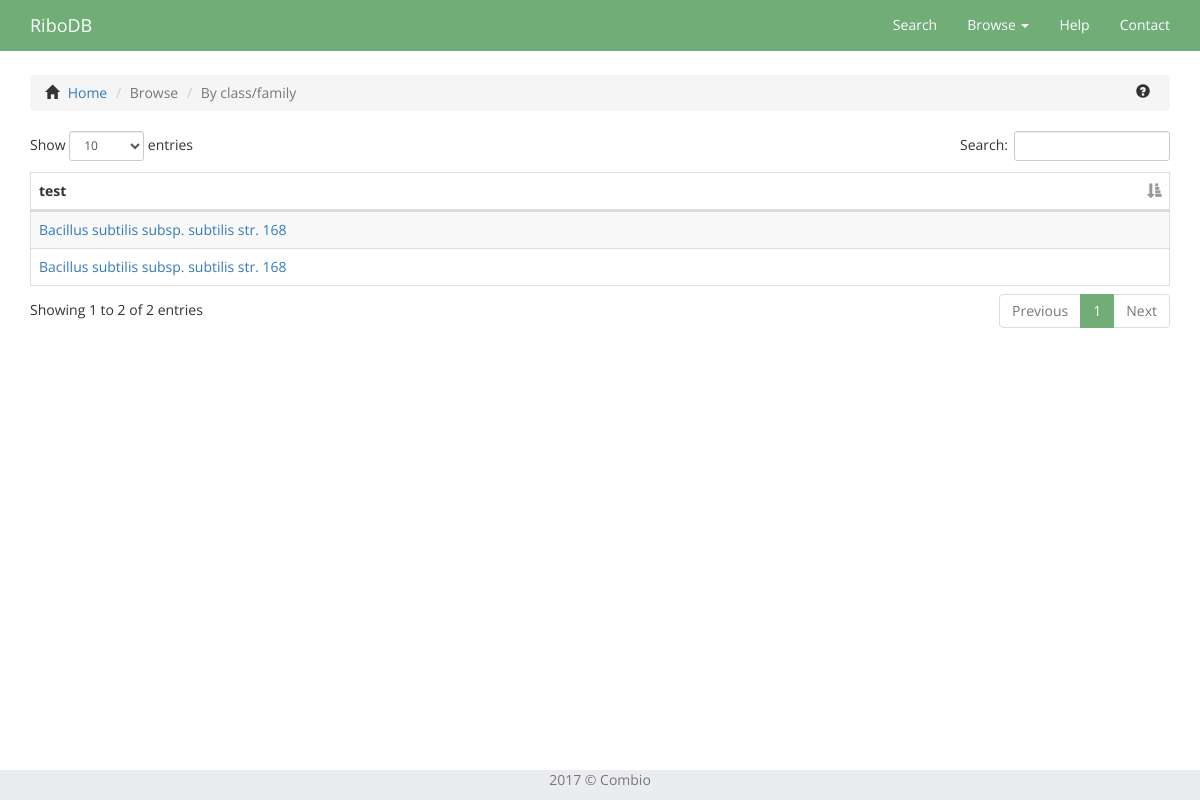
The page /browser/class/family/FMN/ on the database as committed earlier.
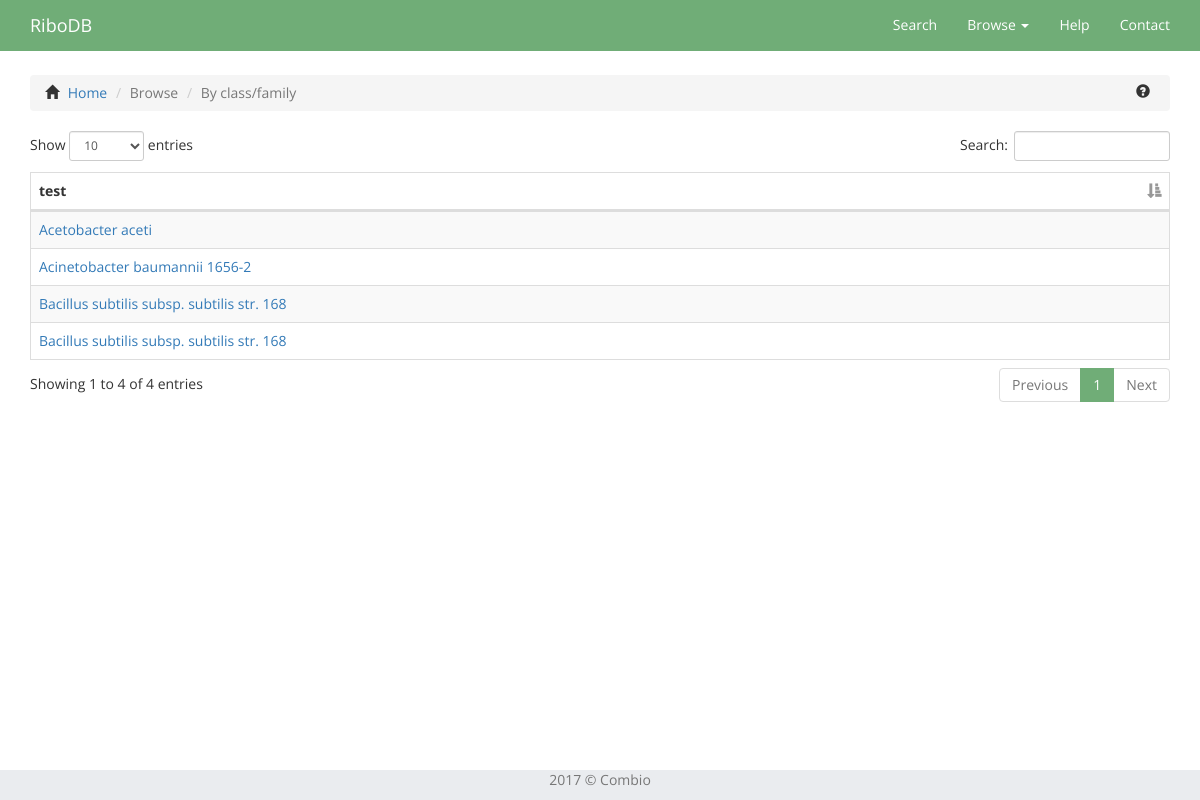
The same page on the database as committed later.
### database/models.py (models this page shows, shortened)
class Organism(models.Model):
	scientific_name = models.CharField('nazwa_naukowa', max_length = 250) #, primary_key = True)
	common_name = models.CharField('nazwa_zwyczajowa', max_length = 250)
	accession_number = models.CharField('numer_dostepu', max_length = 30) # ID build jako nazwa genomu
	build_id = models.CharField('numer_dostepu', max_length = 30, primary_key = True) ### !!! NEW !!! ###
	taxonomy = models.OneToOneField('Taxonomy', null = True) ### !!! NEW !!! ###

### database/views.py (the view)
# urls.py: url(r'^browser/class/family/(?P<family>([-\w\s.()_])+)/$', views.class_family_details, name='class_family_details'),
def class_family_details(request, family):
    families_list = []
    print('############')
    print(family)
    for e in Record.objects.all():
        if e.family != None:
            if family == e.family.name:
                dic = {
                    'id': e.id,
                    'name': e.name,
                    'gene': None,
                    'organism': None,
                    'ligand': None,
                }
                dic['gene'] = e.gene.name if e.gene != None else dic['gene']
                dic['name'] = e.name if e.name != None else dic['name']
                dic['organism'] = e.gene.organism.scientific_name if e.gene.organism != None else dic['organism']
                dic['ligand'] = e.family.ribo_class.ligands.all()[0].name if e.family.ribo_class.ligands.all() else dic['ligand']
                families_list.append(dic.copy())
    context = {
        'families_list': families_list,
    }
    return render(request, 'database/class_family_details.html', context)

### database/models.py (called while the page is built)
	def name(self):
		return "RS{}".format((str(self.id).zfill(8)))

### database/templates/database/class_family_details.html (shortened to what this page needs)
{% extends 'database/base.html' %}
{% load static %}
{% block css_plugins %}
<link rel="stylesheet" type="text/css" href="{% static "database/plugins/datatables/styles/datatables.bootstrap.min.css" %}">
{% endblock %}
{% block content %}
<div class="container">
  <div class="bs-example">
    <ul class="breadcrumb">
      <span class="glyphicon glyphicon-home"></span>
      <li><a href="{% url 'database:index' %}">Home</a></li>
      <li class="active">Browse</li>
      <li class="active">By class/family</li>
      <span data-toggle="popover" class="glyphicon glyphicon-question-sign glyphicon-help pull-right" title="Class/family browsing results" data-content="On this page you see a table of riboswitches, which are results of your browsing." data-trigger="hover" data-placement="left"></span>
    </ul>
  </div>
  <div class="dataTables wrapper form-inline dt-bootstrap no-footer">
    <div class="col-xs-12" id="table_wrapper">
      <table id="family-table" class="table table-striped table-bordered" cellspacing="0" width="100%">
        <thead>
          <tr>
            <th>test</th>
          </tr>
        </thead>
        <tbody>
          {% for detail in families_list %}
            <tr role="row">
              <td><a href="{% url 'search:record' detail.name %}">{{ detail.organism }}</a></td>
            </tr>
          {% endfor %}
        </tbody>
      </table>
    </div>
  </div>
</div>
{% endblock %}

Rows that differ between the two databases and show on the page:
added Organism: organism "Acetobacter aceti"
added Organism: organism "Acinetobacter baumannii 1656-2"
Other text that changed with them:
text written by a page script: "Show entries Search: Showing 1 to 2 of 2 entries Previous 1 Next" → "Show entries Search: Showing 1 to 4 of 4 entries Previous 1 Next"
